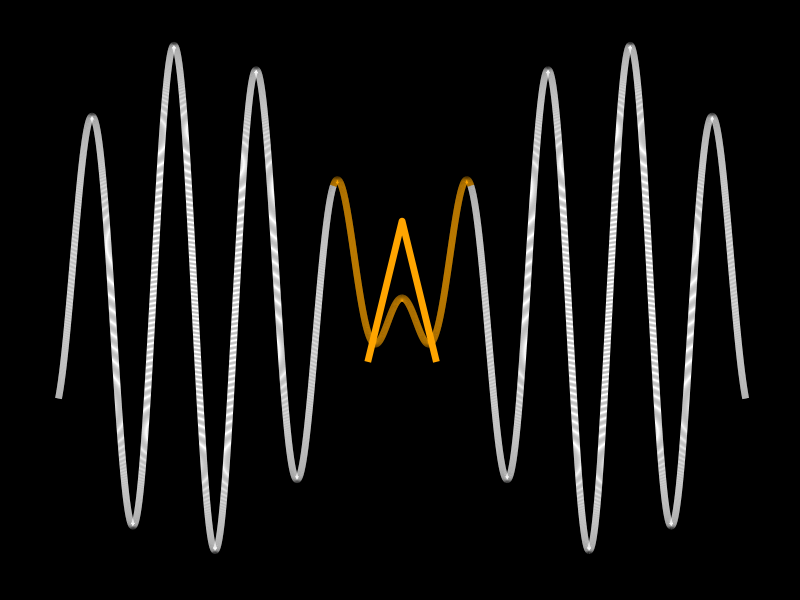

Here is the R script that generated this plot:
library("ggplot2")
library("gridExtra")

theme_AW <- function(base_size = 12, base_family = "") {
  theme_grey(base_size = base_size, base_family = base_family) %+replace%
    theme(
      # Specify axis options
      axis.line = element_blank(),  
      axis.text.x = element_blank(),  
      axis.text.y = element_blank(),  
      axis.ticks = element_blank(),  
      axis.title.x = element_blank(),  
      axis.title.y = element_blank(), 
      # Specify legend options
      legend.position = "none",
      # Specify panel options
      panel.background = element_blank(),  
      panel.border = element_blank(),  
      panel.grid.major = element_blank(),  
      panel.grid.minor = element_blank(),  
      # Specify facetting options
      strip.background = element_rect(fill = "grey30", color = "grey10"),  
      strip.text.x = element_text(size = base_size*0.8, color = "white"),  
      strip.text.y = element_text(size = base_size*0.8, color = "white",angle = -90),  
      # Specify plot options
      plot.background = element_rect(color = "black", fill = "black"),  
      plot.margin = unit(rep(1, 4), "lines")
    )
}

####################################################################

x <- seq(-1.3, 1.3, length.out = 10000)
y1 <- -(sin(2 * x) * sin(20 * x))
y2 <- rep(NA, length(y1))
l <- seq(-0.25, 0.30, length.out = 500)
y2[4501:5000] <- l
y2[5001:5500] <- l[length(l):1]
w1 <- 1:length(x) %in% 4000:6000
w2 <- 1:length(x) %in% 4501:5500
data <- data.frame(x = x, y1 = y1, w1 = w1, y2 = y2, w2 = w2)

p <- ggplot(data) +
  geom_line(aes(x = x, y = y1, colour = (w1 == TRUE), group = 1), size = 2.3) + 
  geom_line(aes(x = x, y = y2, colour = (w2 == TRUE), group = 1), size = 2.3) + 
  theme_AW() +
  scale_colour_manual(values = c("white", "orange"))
p